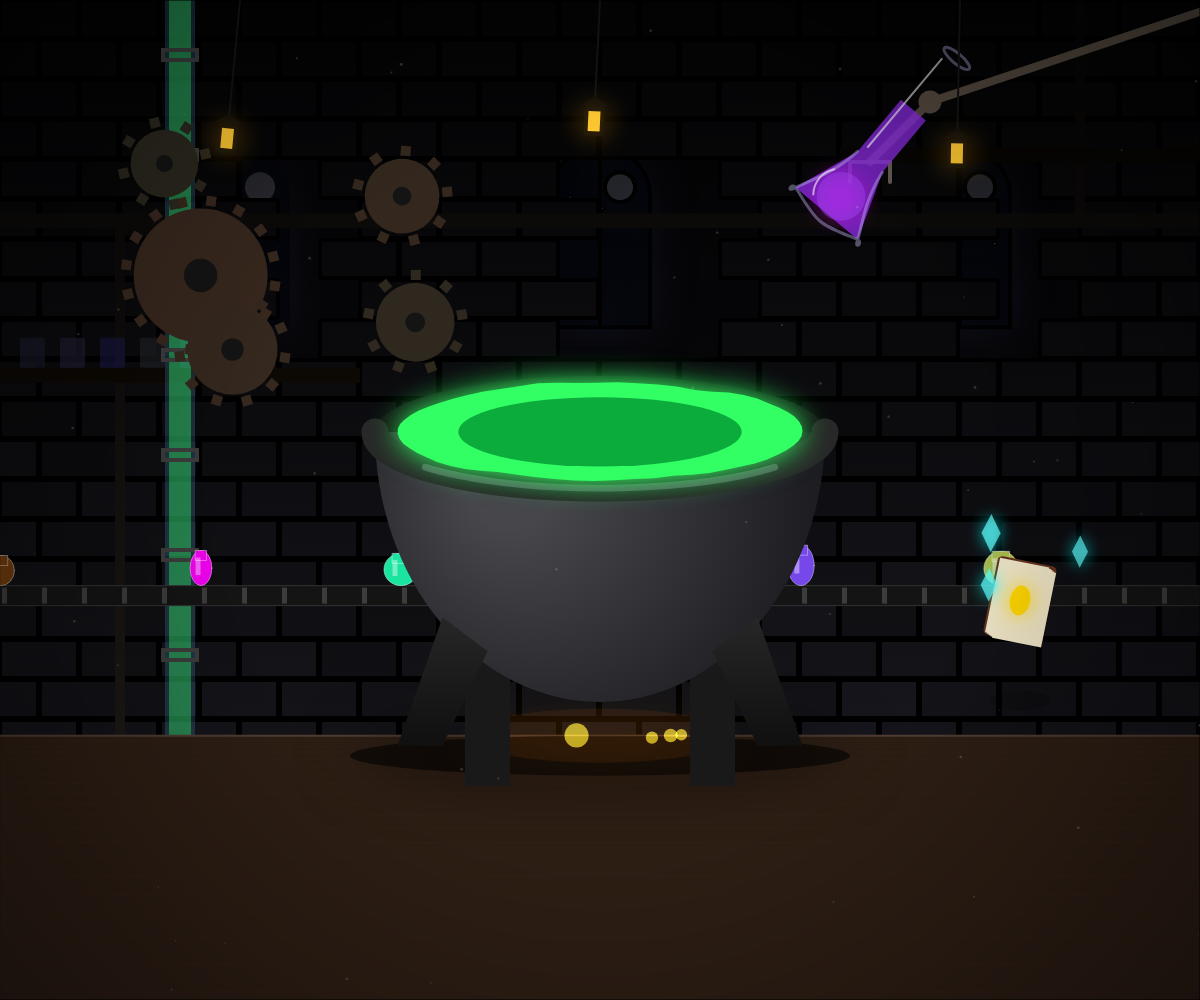
Frame 1 (no input)
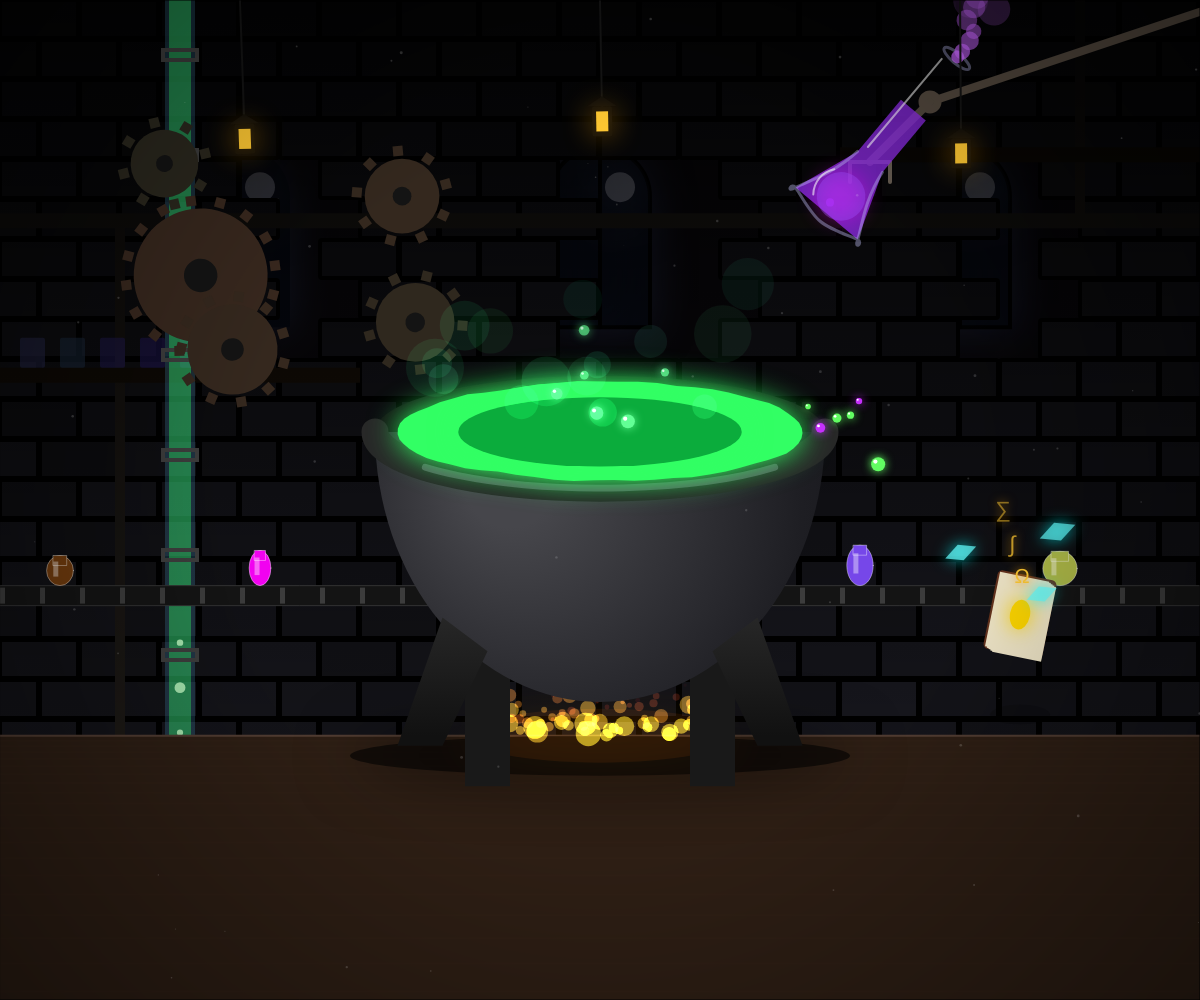
Frame 60 (no input)
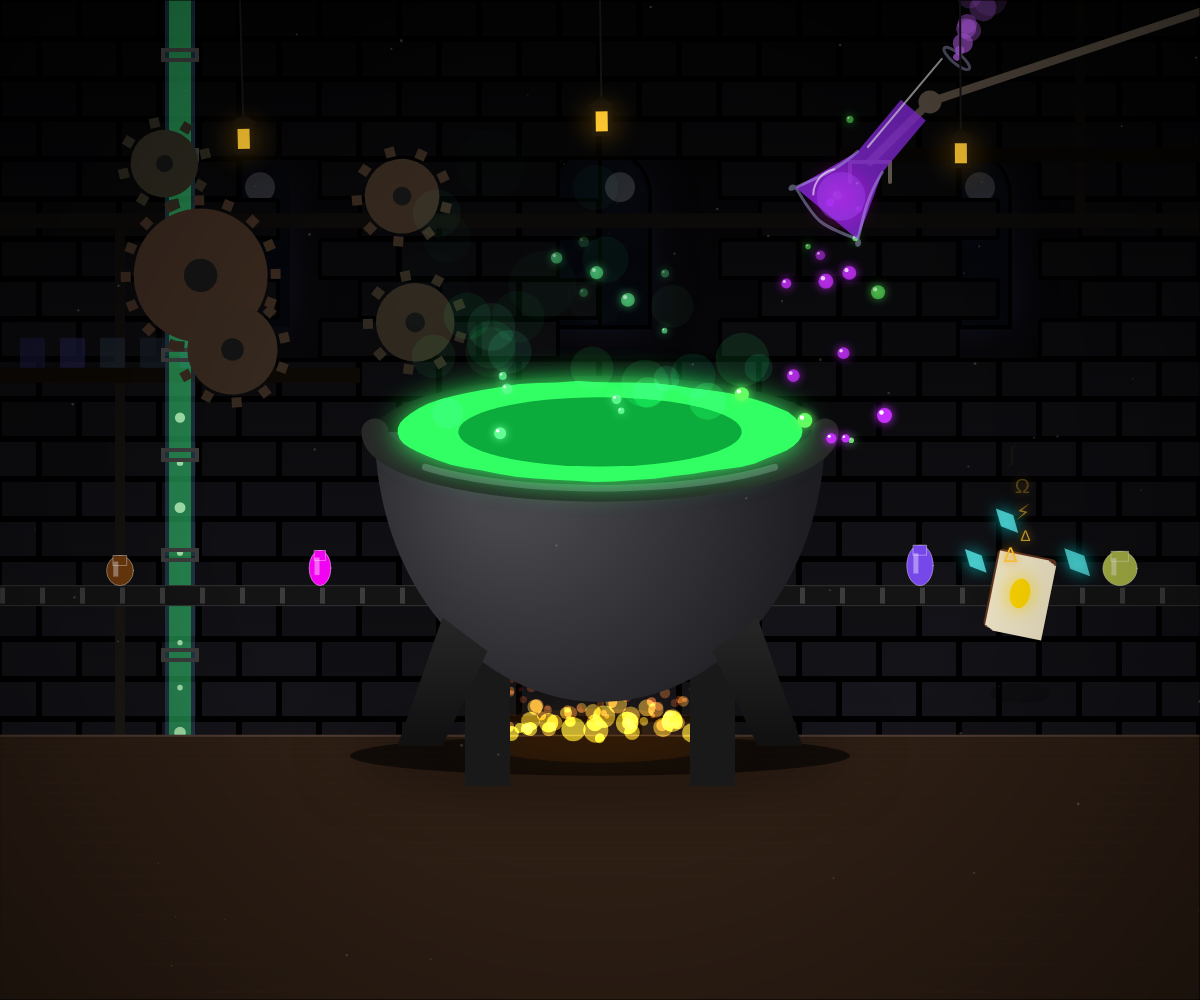
Frame 120 (the mouse pressed at the canvas centre since frame 60)

The p5.js sketch that drew these frames (run headless with seeded random() and noise() and a simulated clock; from frame 60 on, the mouse is pressed at the canvas centre):

// p5.js sketch
// ── sketch.js


let bubbles = [];
let fumes = [];
let beakerFumes = [];
let fireParticles = [];
let stars = [];
let droplets = [];
let sparkles = [];
let runes = [];
let conveyorBottles = [];
let gears = [];
let arcs = [];
let lanterns = [];
let crystals = [];
let pumpBubbles = [];
let mouseParticles = [];

let magicBook;

function setup() {
  createCanvas(windowWidth, windowHeight);

  // Initialize atmosphere dust
  for(let i = 0; i < 50; i++) {
    stars.push({
      x: random(width),
      y: random(height),
      size: random(1, 3),
      alpha: random(50, 200)
    });
  }

  // Initialize Gears
  let gearCount = 5;
  for(let i=0; i<gearCount; i++) {
    gears.push(new Gear(random(width * 0.1, width * 0.4), random(height * 0.1, height * 0.4), random(30, 80)));
  }

  // Initialize Conveyor Bottles
  for(let i=0; i<6; i++) {
    conveyorBottles.push(new PotionBottle(i * (width/6)));
  }

  // Initialize Floating Book
  magicBook = new MagicBook(width * 0.85, height * 0.6);

  // Initialize Floating Crystals
  for(let i=0; i<3; i++) {
    crystals.push(new Crystal(i));
  }

  // Initialize Lanterns
  for(let i=0; i<3; i++) {
    lanterns.push(new Lantern(width * (0.2 + i * 0.3), random(100, 250)));
  }
}

function draw() {
  // --- Dark Atmosphere ---
  background(15, 12, 18);

  let cx = width / 2;
  let cy = height / 2 + 50;
  let cWidth = min(width, height) * 0.45;
  let cHeight = cWidth * 0.75;
  let tableY = cy + cHeight * 0.55;
  let liquidLevelY = cy - cHeight * 0.35;

  // --- Layer 0: Background (Windows, Wall, Shelves) ---
  drawFactoryBackground(tableY);

  // --- Layer 0.5: Liquid Pump System ---
  drawPumpSystem(width * 0.15, tableY);

  // Update and draw gears
  for(let g of gears) {
    g.update();
    g.display();
  }

  // --- Layer 1: Conveyor Belt (Behind Table) ---
  drawConveyorSystem(tableY - 150);

  // --- Layer 2: The Table ---
  drawTable(tableY);

  // --- Layer 3: Fire/Magic Aura ---
  drawFire(cx, tableY, cWidth * 0.6);

  // --- Layer 4: Cauldron Legs (Back) ---
  push();
  fill(25);
  noStroke();
  rect(cx - cWidth*0.3, cy + cHeight*0.3, cWidth*0.1, cHeight*0.4);
  rect(cx + cWidth*0.2, cy + cHeight*0.3, cWidth*0.1, cHeight*0.4);
  pop();

  // --- Layer 5: Cauldron Interior (Back Rim) ---
  push();
  fill(20);
  noStroke();
  ellipse(cx, liquidLevelY, cWidth, cWidth * 0.25);
  pop();

  // --- Layer 9: Cauldron Body (Front) ---
  drawCauldronBody(cx, cy, cWidth, cHeight);

  // --- Layer 10: Cauldron Legs (Front) ---
  drawFrontLegs(cx, cy, cWidth, cHeight, tableY);
  // --- Layer 6: Magic Liquid Surface ---
  drawLiquidSurface(cx, liquidLevelY, cWidth * 0.9, cWidth * 0.22);

  // --- Layer 6.5: Droplets ---
  handleDroplets(liquidLevelY, cx, cWidth * 0.8);

  // --- Layer 7: Bubbles ---
  if (frameCount % 10 === 0) {
    bubbles.push(new Bubble(cx, liquidLevelY, cWidth * 0.8, color(100, 255, 150)));
  }
  for (let i = bubbles.length - 1; i >= 0; i--) {
    let b = bubbles[i];
    b.update();
    b.display();
    if (b.isDead()) bubbles.splice(i, 1);
  }

  // --- Layer 8: Sparkles ---
  for (let i = sparkles.length - 1; i >= 0; i--) {
    let s = sparkles[i];
    s.update();
    s.display();
    if (s.isDead()) sparkles.splice(i, 1);
  }


  // --- Layer 11: Magic Fumes ---
  if (frameCount % 4 === 0) {
    fumes.push(new Fume(cx, cy - cHeight * 0.4, cWidth, color(random(20, 100), 255, random(100, 200))));
  }
  for (let i = fumes.length - 1; i >= 0; i--) {
    let f = fumes[i];
    f.update();
    f.display();
    if (f.isDead()) fumes.splice(i, 1);
  }

  // --- Layer 12: Mechanical Arm & Beaker ---
  let beakerX = cx + cWidth * 0.6;
  let beakerY = liquidLevelY - cHeight * 0.8;
  drawMechanicalArm(beakerX, beakerY);
  drawBeaker(beakerX, beakerY, cWidth * 0.3);

  // --- Layer 13: Magic Arcs (Tesla Coil Effect) ---
  if (frameCount % 45 === 0) {
    arcs.push(new MagicArc(width * 0.15, tableY - 100, cx, liquidLevelY));
  }
  for(let i = arcs.length -1; i>=0; i--){
    arcs[i].update();
    arcs[i].display();
    if(arcs[i].isDead()) arcs.splice(i,1);
  }

  // --- Layer 14: Floating Magic Book, Runes & Crystals ---
  magicBook.update();
  magicBook.display();

  for(let c of crystals) {
    c.update(magicBook.baseX, magicBook.y);
    c.display();
  }

  for (let i = runes.length - 1; i >= 0; i--) {
    let r = runes[i];
    r.update();
    r.display();
    if (r.isDead()) runes.splice(i, 1);
  }

  // --- Layer 15: Foreground Lanterns ---
  for(let l of lanterns) {
    l.update();
    l.display();
  }

  // --- Layer 16: Interactive Mouse Magic ---
  handleMouseMagic();

  // --- Layer 17: Vignette & Atmosphere ---
  drawVignette();
}

// ---------------------------------------------------------
// FACTORY SCENERY
// ---------------------------------------------------------

function drawFactoryBackground(floorY) {
  push();
  // Wall Texture
  noStroke();
  let brickH = 40;
  let brickW = 80;

  // Draw Windows first
  let winW = 100;
  let winH = 180;
  let winY = floorY * 0.2;
  for(let x = width * 0.2; x < width * 0.9; x += width * 0.3) {
    // Window Glow
    drawingContext.shadowBlur = 40;
    drawingContext.shadowColor = 'rgba(50, 60, 100, 0.8)';
    fill(10, 15, 30);
    rect(x - winW/2, winY, winW, winH, winW/2, winW/2, 0, 0);

    // Moon/Stars inside window
    push();
    clip(() => {
        rect(x - winW/2, winY, winW, winH, winW/2, winW/2, 0, 0);
    });
    fill(200, 200, 220, 200);
    circle(x + 20, winY + 40, 30); // Moon
    for(let i=0; i<10; i++) {
        fill(255, random(100,255));
        circle(x + random(-40, 40), winY + random(100), random(2));
    }
    pop();

    // Window Pane Bars
    stroke(0);
    strokeWeight(4);
    line(x, winY, x, winY + winH);
    line(x - winW/2, winY + winH*0.4, x + winW/2, winY + winH*0.4);
    drawingContext.shadowBlur = 0;
  }

  // Bricks overlay
  for(let y = 0; y < floorY; y += brickH) {
    let offset = (y / brickH) % 2 === 0 ? 0 : brickW / 2;
    for(let x = -brickW; x < width + brickW; x += brickW) {
      // Skip drawing bricks over windows approximately
      if (y > winY && y < winY + winH && (
          (x > width*0.2 - winW/2 && x < width*0.2 + winW/2) ||
          (x > width*0.5 - winW/2 && x < width*0.5 + winW/2) ||
          (x > width*0.8 - winW/2 && x < width*0.8 + winW/2)
      )) continue;

      let n = noise(x * 0.01, y * 0.01);
      fill(20 + n * 15, 20 + n * 15, 25 + n * 20);
      rect(x + offset, y, brickW - 2, brickH - 2, 2);
    }
  }

  // Pipes Background
  strokeWeight(15);
  noFill();
  stroke(40, 35, 30);

  // Horizontal Pipe
  beginShape();
  vertex(0, floorY * 0.3);
  vertex(width, floorY * 0.3);
  endShape();

  // Vertical drops
  strokeWeight(10);
  line(width * 0.1, floorY * 0.3, width * 0.1, floorY);
  line(width * 0.9, 0, width * 0.9, floorY * 0.3);

  // Shelves
  fill(30, 20, 10);
  noStroke();
  rect(0, floorY * 0.5, width * 0.3, 15);
  rect(width * 0.7, floorY * 0.2, width * 0.3, 15);

  // Shelf Items
  for(let i = 0; i < 5; i++) {
    fill(random(50, 100), random(50, 100), random(100, 200), 150);
    rect(20 + i * 40, floorY * 0.5 - 30, 25, 30, 2);
  }

  // Shadows
  let grad = drawingContext.createLinearGradient(0, 0, 0, floorY);
  grad.addColorStop(0, 'rgba(0,0,0,0.9)');
  grad.addColorStop(1, 'rgba(0,0,0,0.3)');
  drawingContext.fillStyle = grad;
  rect(0,0,width, floorY);
  pop();
}

function drawPumpSystem(x, floorY) {
    push();
    let pipeW = 30;

    // Glass Tube
    noFill();
    stroke(100, 200, 255, 50);
    strokeWeight(pipeW);
    line(x, 0, x, floorY);

    // Liquid inside
    strokeWeight(pipeW - 8);
    stroke(50, 255, 100, 100);
    line(x, 0, x, floorY);

    // Bubbles in pump
    if(frameCount % 15 === 0) {
        pumpBubbles.push({y: floorY, size: random(5, 12)});
    }

    noStroke();
    fill(200, 255, 200, 200);
    for(let i=pumpBubbles.length-1; i>=0; i--) {
        let pb = pumpBubbles[i];
        pb.y -= 3; // Move up
        ellipse(x, pb.y, pb.size);
        if(pb.y < 0) pumpBubbles.splice(i, 1);
    }

    // Metal rings
    stroke(60);
    strokeWeight(4);
    noFill();
    for(let y=50; y<floorY; y+=100) {
        rect(x - pipeW/2 - 2, y, pipeW + 4, 10);
    }
    pop();
}

function drawConveyorSystem(y) {
  push();
  // Belt
  fill(20);
  stroke(50);
  rect(0, y, width, 20);

  // Moving parts
  let offset = (frameCount * 2) % 40;
  fill(60);
  noStroke();
  for(let x = -40; x < width; x+=40) {
    rect(x + offset, y + 2, 5, 16);
  }

  // Bottles
  for(let b of conveyorBottles) {
    b.update();
    b.display(y);
  }
  pop();
}

function drawMechanicalArm(targetX, targetY) {
  push();
  stroke(80, 70, 60);
  strokeWeight(8);
  noFill();

  // Arm segments
  let jointX = targetX + 60;
  let jointY = targetY - 60;

  // Base to Joint
  line(width, targetY - 150, jointX, jointY);
  // Joint circle
  fill(50);
  ellipse(jointX, jointY, 15);
  // Joint to Clamp
  noFill();
  line(jointX, jointY, targetX, targetY);

  // Clamp
  stroke(100, 90, 80);
  strokeWeight(4);
  line(targetX - 20, targetY, targetX + 20, targetY); // Clamp bar
  line(targetX - 20, targetY, targetX - 20, targetY + 20);
  line(targetX + 20, targetY, targetX + 20, targetY + 20);
  pop();
}

// ---------------------------------------------------------
// CORE DRAWING HELPERS
// ---------------------------------------------------------

function handleMouseMagic() {
    if (movedX !== 0 || movedY !== 0) {
        mouseParticles.push(new Sparkle(mouseX, mouseY));
        if(frameCount % 5 === 0) {
            fumes.push(new Fume(mouseX, mouseY, 10, color(255, 0, 200)));
        }
    }

    for(let i=mouseParticles.length-1; i>=0; i--) {
        let p = mouseParticles[i];
        p.update();
        p.display();
        if(p.isDead()) mouseParticles.splice(i, 1);
    }
}

function handleDroplets(surfaceY, cx, surfaceW) {
  // Beaker spout position logic
  let cWidth = min(width, height) * 0.45;
  let beakerX = cx + cWidth * 0.6;
  let beakerY = (surfaceY) - (cWidth * 0.75) * 0.8;
  let spoutX = beakerX - 40;
  let spoutY = beakerY + 40;

  if (frameCount % 30 === 0) {
    droplets.push(new Droplet(spoutX, spoutY, surfaceY));
  }

  for (let i = droplets.length - 1; i >= 0; i--) {
    let d = droplets[i];
    d.update();
    d.display();

    if (d.y >= surfaceY) {
      // Reaction!
      for(let k=0; k<6; k++) {
        let col = random() > 0.5 ? color(200, 50, 255) : color(100, 255, 100);
        let b = new Bubble(d.x, surfaceY, surfaceW, col);
        b.speed *= 2;
        bubbles.push(b);
      }
      for(let k=0; k<8; k++) {
        sparkles.push(new Sparkle(d.x, surfaceY));
      }
      droplets.splice(i, 1);
    }
  }
}

function drawBeaker(x, y, size) {
  push();
  translate(x, y);
  rotate(PI / 4.5);

  let bW = size * 0.6;
  let bH = size * 1.0;
  let neckW = bW * 0.4;

  // Liquid
  push();
  noStroke();
  fill(138, 43, 226, 200);
  beginShape();
  vertex(-neckW/2, -bH/2);
  vertex(neckW/2, -bH/2);
  vertex(neckW/2, 0);
  vertex(bW/2, bH/2);
  vertex(-bW/2, bH/2);
  vertex(-neckW/2, 0);
  endShape(CLOSE);

  drawingContext.shadowBlur = 20;
  drawingContext.shadowColor = 'magenta';
  fill(160, 80, 255, 100);
  ellipse(0, bH/3, bW*0.6, bW*0.6);
  pop();

  // Glass
  noFill();
  strokeWeight(3);
  stroke(200, 200, 255, 100);

  beginShape();
  vertex(-neckW/2, -bH);
  vertex(-neckW/2, 0);
  vertex(-bW/2, bH/2);
  curveVertex(-bW/2, bH/2);
  curveVertex(0, bH/2 + 10);
  curveVertex(bW/2, bH/2);
  vertex(bW/2, bH/2);
  vertex(neckW/2, 0);
  vertex(neckW/2, -bH);
  endShape();
  ellipse(0, -bH, neckW, 10);

  stroke(255, 150);
  strokeWeight(2);
  line(-neckW/2 + 5, -bH + 10, -neckW/2 + 5, -10);
  arc(0, bH/3, bW*0.7, bH*0.4, PI*0.8, PI*1.2);

  // Steam
  if (frameCount % 5 === 0) {
    beakerFumes.push({
      x: 0,
      y: -bH,
      size: random(5, 15),
      alpha: 200,
      vx: random(-0.5, 0.5),
      vy: random(-1, -2)
    });
  }

  for(let i = beakerFumes.length-1; i>=0; i--) {
    let f = beakerFumes[i];
    f.x += f.vx;
    f.y += f.vy;
    f.x -= 0.5;
    f.size += 0.5;
    f.alpha -= 4;

    noStroke();
    fill(200, 100, 255, f.alpha);
    circle(f.x, f.y, f.size);
    if(f.alpha <= 0) beakerFumes.splice(i, 1);
  }
  pop();
}

function drawTable(y) {
  push();
  let tableH = height - y;
  let woodColor = color(45, 30, 20);
  fill(woodColor);
  noStroke();
  rect(0, y, width, tableH);

  stroke(60, 40, 30, 50);
  strokeWeight(2);
  for (let i = 0; i < tableH; i += 5 + i * 0.1) {
    line(0, y + i, width, y + i);
  }

  stroke(80, 60, 50);
  line(0, y, width, y);

  drawingContext.shadowBlur = 60;
  drawingContext.shadowColor = 'black';
  fill(0, 150);
  noStroke();
  ellipse(width/2, y + 20, min(width,height)*0.5, 40);
  drawingContext.shadowBlur = 0;
  pop();
}

function drawCauldronBody(cx, cy, cw, ch) {
  push();
  noStroke();
  let bodyGrad = drawingContext.createRadialGradient(cx - cw*0.2, cy - ch*0.2, cw*0.1, cx, cy, cw);
  bodyGrad.addColorStop(0, color(70, 70, 75));
  bodyGrad.addColorStop(0.5, color(30, 30, 35));
  bodyGrad.addColorStop(1, color(10, 10, 15));
  drawingContext.fillStyle = bodyGrad;

  arc(cx, cy - ch * 0.35, cw, ch * 1.6, 0, PI, CHORD);

  stroke(40);
  strokeWeight(cw * 0.06);
  noFill();
  arc(cx, cy - ch * 0.35, cw, cw * 0.25, 0, PI);

  stroke(120, 120, 130, 150);
  strokeWeight(cw * 0.015);
  arc(cx, cy - ch * 0.35, cw, cw * 0.25, 0.2, PI - 0.2);
  pop();
}

function drawFrontLegs(cx, cy, cWidth, cHeight, tableY) {
  push();
  let legGrad = drawingContext.createLinearGradient(0, cy, 0, tableY);
  legGrad.addColorStop(0, '#333');
  legGrad.addColorStop(1, '#111');
  drawingContext.fillStyle = legGrad;
  noStroke();

  beginShape(); // Left Front
  vertex(cx - cWidth*0.35, cy + cHeight*0.2);
  vertex(cx - cWidth*0.45, tableY + 10);
  vertex(cx - cWidth*0.35, tableY + 10);
  vertex(cx - cWidth*0.25, cy + cHeight*0.3);
  endShape(CLOSE);

  beginShape(); // Right Front
  vertex(cx + cWidth*0.35, cy + cHeight*0.2);
  vertex(cx + cWidth*0.45, tableY + 10);
  vertex(cx + cWidth*0.35, tableY + 10);
  vertex(cx + cWidth*0.25, cy + cHeight*0.3);
  endShape(CLOSE);
  pop();
}

function drawLiquidSurface(cx, cy, w, h) {
  push();
  let liqColor = color(50, 255, 100);
  drawingContext.shadowBlur = 30;
  drawingContext.shadowColor = color(50, 255, 100);
  fill(liqColor);
  noStroke();

  beginShape();
  for (let a = 0; a < TWO_PI; a += 0.1) {
    let x = cx + (w / 2) * cos(a);
    let y = cy + (h / 2) * sin(a);
    let wave = noise(x * 0.02, y * 0.02, frameCount * 0.05) * 10;
    vertex(x, y + wave - 5);
  }
  endShape(CLOSE);

  fill(0, 150, 50, 200);
  ellipse(cx, cy, w * 0.7, h * 0.7);
  pop();
}

function drawFire(cx, cy, w) {
  push();
  blendMode(ADD);
  noStroke();
  for(let i=0; i<4; i++) {
    fireParticles.push(new FireParticle(cx, cy, w));
  }
  for (let i = fireParticles.length - 1; i >= 0; i--) {
    let p = fireParticles[i];
    p.update();
    p.display();
    if (p.isDead()) fireParticles.splice(i, 1);
  }
  drawingContext.shadowBlur = 50;
  drawingContext.shadowColor = 'orange';
  fill(255, 100, 0, 20);
  ellipse(cx, cy, w, w * 0.2);
  pop();
}

function drawVignette() {
  push();
  blendMode(MULTIPLY);
  let grad = drawingContext.createRadialGradient(width/2, height/2, width*0.3, width/2, height/2, width);
  grad.addColorStop(0, 'rgba(0,0,0,0)');
  grad.addColorStop(1, 'rgba(0,0,0,0.85)');
  drawingContext.fillStyle = grad;
  rect(0,0,width,height);

  blendMode(SCREEN);
  fill(200, 50);
  noStroke();
  for(let s of stars) {
    circle(s.x, s.y, s.size);
    s.y -= 0.2;
    if(s.y < 0) s.y = height;
  }
  pop();
}

// ---------------------------------------------------------
// CLASSES
// ---------------------------------------------------------

class Lantern {
  constructor(x, len) {
    this.x = x;
    this.len = len;
    this.angle = random(-0.1, 0.1);
    this.velocity = 0;
  }

  update() {
    let gravity = 0.005;
    let force = -gravity * sin(this.angle);
    this.velocity += force;
    this.velocity *= 0.99; // damping
    this.angle += this.velocity;

    // Mouse interaction wind
    if(dist(mouseX, mouseY, this.x, this.len) < 100) {
        this.velocity += (mouseX - pwinMouseX) * 0.001;
    }
  }

  display() {
    push();
    translate(this.x, 0);
    rotate(this.angle);

    // Chain
    stroke(20);
    strokeWeight(2);
    line(0,0,0,this.len);

    // Lantern Body
    translate(0, this.len);
    noStroke();
    fill(10);
    rect(-10, 0, 20, 30, 2);
    triangle(-15, 0, 15, 0, 0, -10);

    // Light
    drawingContext.shadowBlur = 30;
    drawingContext.shadowColor = 'orange';
    fill(255, 200, 50);
    rect(-6, 5, 12, 20);

    pop();
  }
}

class Crystal {
  constructor(index) {
    this.index = index;
    this.angle = (TWO_PI / 3) * index;
    this.dist = 60;
    this.size = random(10, 20);
    this.yOffset = 0;
  }

  update(centerX, centerY) {
    this.angle += 0.02;
    this.yOffset = sin(frameCount * 0.05 + this.index) * 10;
    this.x = centerX + cos(this.angle) * this.dist;
    this.y = centerY + sin(this.angle) * (this.dist * 0.5) + this.yOffset - 50;
  }

  display() {
    push();
    translate(this.x, this.y);
    rotate(frameCount * 0.02);
    noStroke();
    fill(100, 255, 255, 180);
    drawingContext.shadowBlur = 15;
    drawingContext.shadowColor = 'cyan';

    beginShape();
    vertex(0, -this.size);
    vertex(this.size*0.5, 0);
    vertex(0, this.size);
    vertex(-this.size*0.5, 0);
    endShape(CLOSE);
    pop();
  }
}

class Gear {
  constructor(x, y, radius) {
    this.x = x;
    this.y = y;
    this.radius = radius;
    this.teeth = floor(radius / 4);
    this.speed = random(-0.02, 0.02);
    this.angle = random(TWO_PI);
    this.color = color(random(40, 60), 40, 30);
  }

  update() {
    this.angle += this.speed;
  }

  display() {
    push();
    translate(this.x, this.y);
    rotate(this.angle);
    fill(this.color);
    noStroke();

    // Draw teeth
    for (let i = 0; i < this.teeth; i++) {
      let a = TWO_PI * (i / this.teeth);
      let tx = cos(a) * (this.radius + 8);
      let ty = sin(a) * (this.radius + 8);
      push();
      translate(tx, ty);
      rotate(a);
      rectMode(CENTER);
      rect(0, 0, 10, 10);
      pop();
    }

    // Gear body
    ellipse(0, 0, this.radius * 2);
    fill(20);
    ellipse(0, 0, this.radius * 0.5); // Hole
    pop();
  }
}

class PotionBottle {
  constructor(x) {
    this.x = x;
    this.w = random(20, 35);
    this.h = random(30, 50);
    this.col = color(random(255), random(255), random(255));
    this.shape = random() > 0.5 ? 'rect' : 'round';
  }

  update() {
    this.x += 1; // Move right
    if(this.x > width + 50) {
      this.x = -50;
      this.col = color(random(255), random(255), random(255));
    }
  }

  display(y) {
    push();
    translate(this.x, y);
    fill(this.col);
    stroke(255, 100);
    strokeWeight(1);

    if(this.shape === 'rect') {
      rect(-this.w/2, -this.h, this.w, this.h);
      rect(-this.w/4, -this.h-10, this.w/2, 10); // neck
    } else {
      ellipse(0, -this.h/2, this.w, this.h);
      rect(-this.w/4, -this.h, this.w/2, 10); // neck
    }

    // Shine
    noStroke();
    fill(255, 100);
    rect(-this.w/4, -this.h*0.8, 5, this.h*0.5);
    pop();
  }
}

class MagicBook {
  constructor(x, y) {
    this.baseX = x;
    this.baseY = y;
    this.y = y;
    this.angle = 0;
  }

  update() {
    this.y = this.baseY + sin(frameCount * 0.03) * 15;

    // Spawn runes
    if(frameCount % 20 === 0) {
      runes.push(new Rune(this.baseX, this.y - 30));
    }
  }

  display() {
    push();
    translate(this.baseX, this.y);
    // Shadow
    noStroke();
    fill(0, 50);
    ellipse(0, 100, 60, 20);

    // Book
    rotate(0.2);
    fill(100, 50, 30); // Leather
    rect(-30, -40, 60, 80, 5);

    // Pages
    fill(240, 230, 200);
    for(let i=0; i<5; i++) {
       rect(-28 + i*2, -38 + i, 50, 76);
    }

    // Glow
    drawingContext.shadowBlur = 20;
    drawingContext.shadowColor = 'gold';
    fill(255, 215, 0);
    ellipse(0, 0, 20, 30); // Symbol on cover
    pop();
  }
}

class Rune {
  constructor(x, y) {
    this.x = x + random(-20, 20);
    this.y = y;
    this.chars = ["∆", "Ω", "∑", "∫", "⚡", "★"];
    this.char = random(this.chars);
    this.alpha = 255;
    this.size = random(12, 24);
  }

  update() {
    this.y -= 1.5;
    this.alpha -= 3;
    this.x += sin(frameCount * 0.1 + this.y) * 0.5;
  }

  display() {
    push();
    textAlign(CENTER);
    textSize(this.size);
    fill(255, 200, 50, this.alpha);
    drawingContext.shadowBlur = 10;
    drawingContext.shadowColor = 'orange';
    text(this.char, this.x, this.y);
    pop();
  }

  isDead() {
    return this.alpha <= 0;
  }
}

class MagicArc {
  constructor(x1, y1, x2, y2) {
    this.path = [];
    this.life = 15;

    let segments = 10;
    let dx = (x2 - x1) / segments;
    let dy = (y2 - y1) / segments;

    this.path.push({x: x1, y: y1});
    for(let i=1; i<segments; i++) {
      this.path.push({
        x: x1 + dx * i + random(-20, 20),
        y: y1 + dy * i + random(-20, 20)
      });
    }
    this.path.push({x: x2, y: y2});
  }

  update() {
    this.life--;
  }

  display() {
    push();
    noFill();
    stroke(100, 200, 255, map(this.life, 0, 15, 0, 255));
    strokeWeight(random(2, 5));
    blendMode(ADD);
    drawingContext.shadowBlur = 20;
    drawingContext.shadowColor = 'cyan';

    beginShape();
    for(let p of this.path) {
      vertex(p.x, p.y);
    }
    endShape();
    pop();
  }

  isDead() { return this.life <= 0; }
}

class Droplet {
  constructor(x, y, targetY) {
    this.x = x;
    this.y = y;
    this.targetY = targetY;
    this.velY = 0;
    this.acc = 0.5;
    this.size = 8;
  }
  update() {
    this.velY += this.acc;
    this.y += this.velY;
  }
  display() {
    push();
    fill(138, 43, 226);
    noStroke();
    let len = map(this.velY, 0, 20, this.size, this.size * 3);
    ellipse(this.x, this.y, this.size, len);
    pop();
  }
}

class Sparkle {
  constructor(x, y) {
    this.x = x + random(-20, 20);
    this.y = y + random(-10, 10);
    this.size = random(2, 10);
    this.life = 255;
    this.color = random() > 0.5 ? color(255) : color(255, 0, 255);
  }
  update() {
    this.life -= 10;
    this.size *= 0.9;
    this.y -= 1;
  }
  display() {
    push();
    noStroke();
    fill(red(this.color), green(this.color), blue(this.color), this.life);
    blendMode(ADD);
    translate(this.x, this.y);
    rotate(frameCount * 0.2);
    beginShape();
    for(let i=0; i<4; i++) {
      let angle = TWO_PI / 4 * i;
      vertex(cos(angle) * this.size, sin(angle) * this.size);
      vertex(0,0);
    }
    endShape(CLOSE);
    pop();
  }
  isDead() { return this.life <= 0; }
}

class Bubble {
  constructor(cx, cy, w, col) {
    this.cx = cx;
    this.w = w;
    this.r = random(5, 15);
    this.col = col;
    let angle = random(TWO_PI);
    let dist = random(w * 0.4);
    this.x = cx + cos(angle) * dist;
    this.y = cy + sin(angle) * (dist * 0.3);
    this.speed = random(1, 2.5);
    this.alpha = 255;
  }
  update() {
    this.y -= this.speed;
    this.x += sin(frameCount * 0.05 + this.y) * 0.5;
    this.alpha -= 2;
  }
  display() {
    push();
    noStroke();
    fill(red(this.col), green(this.col), blue(this.col), this.alpha);
    drawingContext.shadowBlur = 10;
    drawingContext.shadowColor = this.col;
    circle(this.x, this.y, this.r);
    fill(255, this.alpha);
    circle(this.x - this.r*0.2, this.y - this.r*0.2, this.r * 0.3);
    pop();
  }
  isDead() { return this.alpha <= 0; }
}

class Fume {
  constructor(cx, cy, cw, col) {
    this.x = cx + random(-cw * 0.4, cw * 0.4);
    this.y = cy;
    this.vx = random(-0.5, 0.5);
    this.vy = random(-1, -3);
    this.size = random(20, 50);
    this.alpha = 150;
    this.color = col;
  }
  update() {
    this.x += this.vx + (noise(frameCount * 0.01, this.y * 0.01) - 0.5) * 2;
    this.y += this.vy;
    this.size += 0.3;
    this.alpha -= 1.5;
  }
  display() {
    push();
    noStroke();
    fill(red(this.color), green(this.color), blue(this.color), this.alpha * 0.2);
    blendMode(ADD);
    circle(this.x, this.y, this.size);
    pop();
  }
  isDead() { return this.alpha <= 0; }
}

class FireParticle {
  constructor(cx, cy, w) {
    this.x = cx + random(-w*0.4, w*0.4);
    this.y = cy + random(-5, 5);
    this.vx = random(-0.5, 0.5);
    this.vy = random(-1, -4);
    this.size = random(10, 30);
    this.life = 255;
    this.maxLife = 255;
  }
  update() {
    this.x += this.vx;
    this.y += this.vy;
    this.size *= 0.94;
    this.life -= 8;
  }
  display() {
    fill(255, this.life, 50, this.life * 0.6);
    circle(this.x, this.y, this.size);
  }
  isDead() { return this.life <= 0; }
}

function windowResized() {
  resizeCanvas(windowWidth, windowHeight);
  // Re-center objects
  if(magicBook) {
    magicBook.baseX = width * 0.85;
    magicBook.baseY = height * 0.6;
  }
  // Re-distribute lanterns
  lanterns = [];
  for(let i=0; i<3; i++) {
    lanterns.push(new Lantern(width * (0.2 + i * 0.3), random(100, 250)));
  }
  // Re-distribute gears
  gears = [];
  for(let i=0; i<5; i++) {
    gears.push(new Gear(random(width * 0.1, width * 0.4), random(height * 0.1, height * 0.4), random(30, 80)));
  }
}
